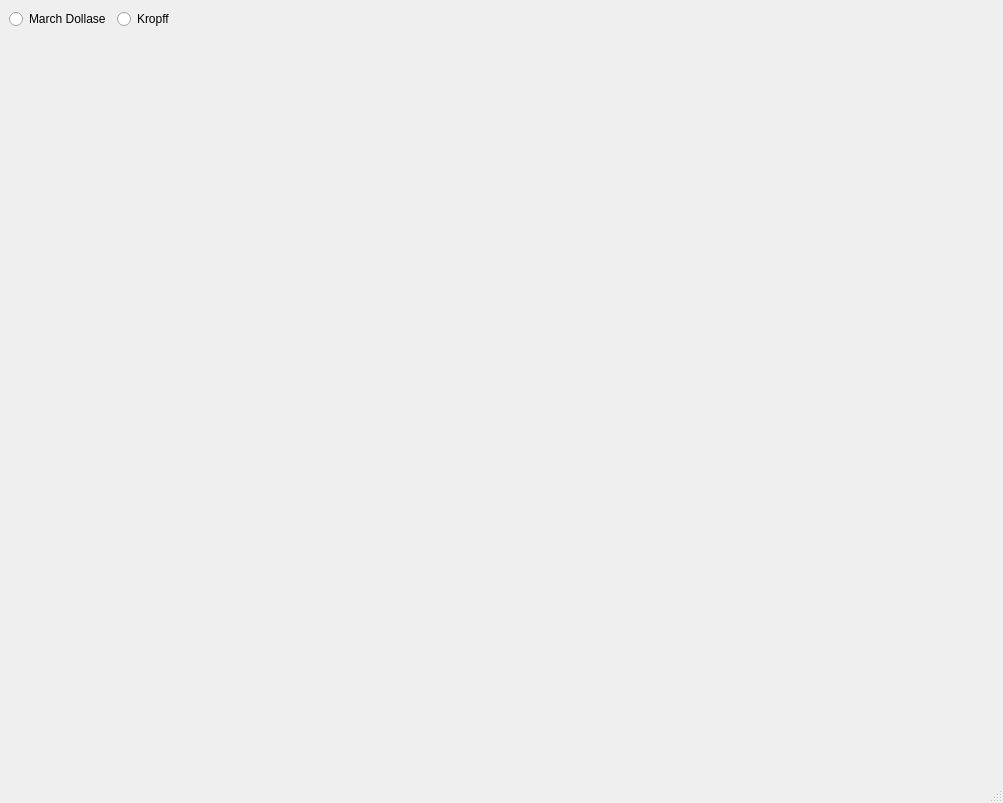
<?xml version="1.0" encoding="UTF-8"?>
<ui version="4.0">
 <class>MainWindow</class>
 <widget class="QMainWindow" name="MainWindow">
  <property name="geometry">
   <rect>
    <x>0</x>
    <y>0</y>
    <width>1003</width>
    <height>803</height>
   </rect>
  </property>
  <property name="windowTitle">
   <string>MainWindow</string>
  </property>
  <widget class="QWidget" name="centralwidget">
   <layout class="QVBoxLayout" name="verticalLayout">
    <item>
     <layout class="QHBoxLayout" name="horizontalLayout">
      <item>
       <widget class="QRadioButton" name="march_dollase_radioButton">
        <property name="text">
         <string>March Dollase</string>
        </property>
       </widget>
      </item>
      <item>
       <widget class="QRadioButton" name="kropff_radioButton">
        <property name="text">
         <string>Kropff</string>
        </property>
       </widget>
      </item>
      <item>
       <spacer name="horizontalSpacer">
        <property name="orientation">
         <enum>Qt::Horizontal</enum>
        </property>
        <property name="sizeHint" stdset="0">
         <size>
          <width>40</width>
          <height>20</height>
         </size>
        </property>
       </spacer>
      </item>
     </layout>
    </item>
    <item>
     <widget class="QWidget" name="widget" native="true">
      <property name="sizePolicy">
       <sizepolicy hsizetype="Preferred" vsizetype="Expanding">
        <horstretch>0</horstretch>
        <verstretch>0</verstretch>
       </sizepolicy>
      </property>
     </widget>
    </item>
   </layout>
  </widget>
  <widget class="QMenuBar" name="menubar">
   <property name="geometry">
    <rect>
     <x>0</x>
     <y>0</y>
     <width>1003</width>
     <height>24</height>
    </rect>
   </property>
  </widget>
  <widget class="QStatusBar" name="statusbar"/>
 </widget>
 <resources/>
 <connections/>
</ui>
